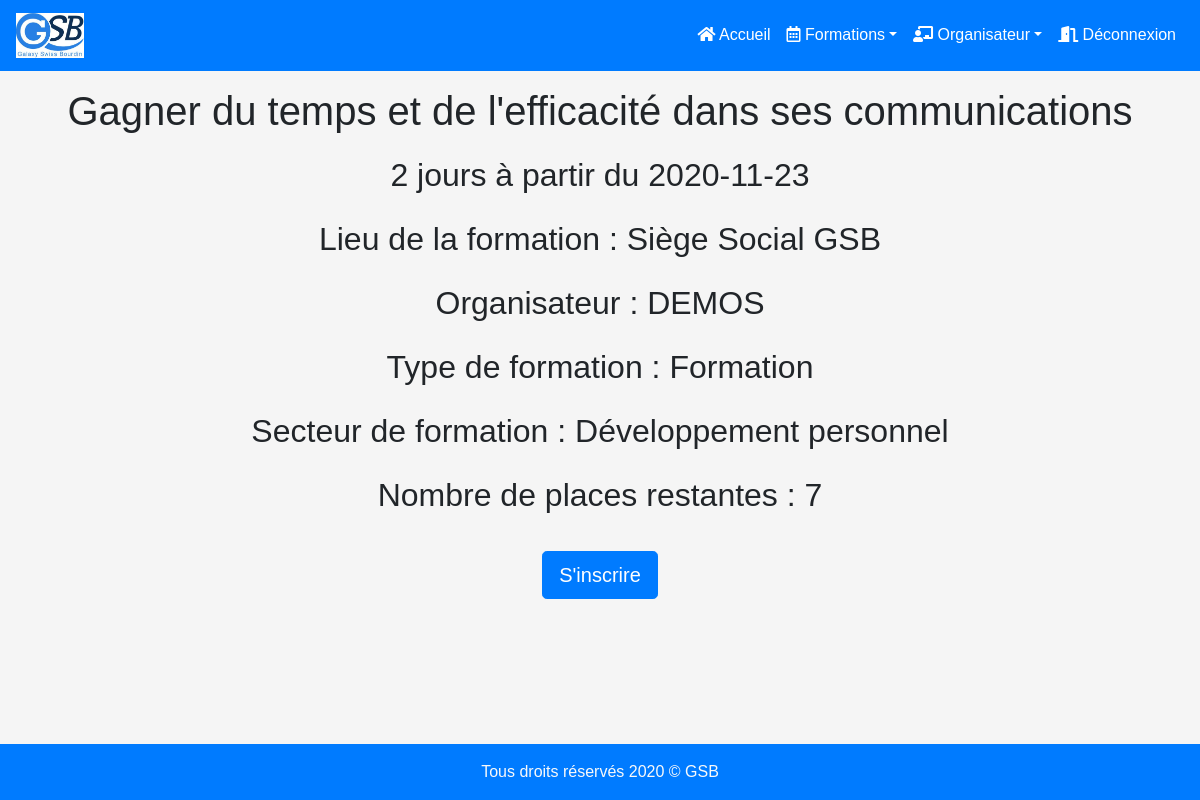
Screenshot of /inscriptions/inscription-saisir.php?id=4 (signed in) with the database file from the repository.
### tables this page shows
CREATE TABLE `formation` (
  `id` int(11) NOT NULL,
  `intitule` varchar(200) NOT NULL,
  `date_debut` date NOT NULL,
  `duree` smallint(6) NOT NULL,
  `lieu` varchar(300) DEFAULT NULL,
  `nombre_places` int(11) NOT NULL,
  `id_organisateur` int(11) NOT NULL,
  `id_type_formation` int(11) NOT NULL,
  `id_secteur_formation` int(11) NOT NULL
);

CREATE TABLE `organisateur` (
  `id` int(11) NOT NULL,
  `nom` varchar(200) NOT NULL,
  `adresse` varchar(200) NOT NULL,
  `cp` int(11) NOT NULL,
  `ville` varchar(200) NOT NULL,
  `url_organisateur` varchar(200) DEFAULT NULL,
  `id_categorie` int(11) NOT NULL
);

CREATE TABLE `typeformation` (
  `id` int(11) NOT NULL,
  `libelle` varchar(200) NOT NULL
);

CREATE TABLE `secteurformation` (
  `id` int(50) NOT NULL,
  `libelle` varchar(200) NOT NULL
);

### bdd/getUneFormation.php (called while the page is built, shortened)
<?php
function getUneFormation($id)
{
    $pdo = connectBDD();
    $laFormation = false;
    $sql = "select formation.*, organisateur.nom  as nomOrganisateur, typeformation.libelle as libelleTypeFormation, secteurformation.libelle as secteurFormation
    FROM formation
    JOIN organisateur on organisateur.id = formation.id_organisateur
    JOIN typeformation on typeformation.id = formation.id_type_formation
    JOIN secteurformation on secteurformation.id = formation.id_secteur_formation
    where formation.id =:id";
    try {
        $stmt = $pdo->prepare($sql);
        $stmt->bindParam(':id', $id);
        $stmt->execute();
        $laFormation = $stmt->fetch();
    } catch (PDOException $e) {
        header('Content-Type: text/html; charset=latin-1');
        die("Erreur getUneFormation : " . $e->getMessage() .
            " - Ligne " . $e->getLine());
    }
    return $laFormation;
}

### bdd/getPlaceOccupe.php (called while the page is built, shortened)
<?php
function getPlaceOccupe($id)
{
    $pdo = connectBDD();
    $leNBPlaceOccupe = false;
    $sql='select COUNT(id_formation) as "nbOccupe"
        from inscription
        where  statut = "acceptée" and inscription.id_formation =:id';
    try {
        $stmt = $pdo->prepare($sql);
        $stmt->bindParam(':id', $id);
        $stmt->execute();
        $leNBPlaceOccupe = $stmt->fetch();
    } catch (PDOException $e) {
        header('Content-Type: text/html; charset=latin-1');
        die ("Erreur getPlaceOccupe : " . $e->getMessage(). " - Ligne " . $e->getLine());
    }
    return $leNBPlaceOccupe;
}

### bdd/getNBFoisInscrits.php (called while the page is built, shortened)
<?php
function getNBFoisInscrits($id, $matricule)
{
    $pdo = connectBDD();
    $leNbFoisParticipation = false;
    $sql = 'select COUNT(id_formation) as "nbFoisParticipation"
        from inscription
        where  inscription.matricule_visiteur =:matricule and inscription.id_formation =:id';
    try {
        $stmt = $pdo->prepare($sql);
        $stmt->bindParam(':id', $id);
        $stmt->bindParam(':matricule', $matricule);
        $stmt->execute();
        $leNbFoisParticipation = $stmt->fetch();
    } catch (PDOException $e) {
        header('Content-Type: text/html; charset=latin-1');
        die("Erreur getNBFoisInscrits : " . $e->getMessage() . " - Ligne " . $e->getLine());
    }
    return $leNbFoisParticipation;
}

### inscriptions/inscription-saisir.php (the view, shortened to what this page needs)
<?php
include_once("../bdd/getUneFormation.php");
include_once("../bdd/getPlaceOccupe.php");
include_once("../bdd/getNBFoisInscrits.php");
$id = filter_input(INPUT_GET, 'id', FILTER_VALIDATE_INT);
if (count($_POST) == 0) {
    $LaFormationCible = getUneFormation($id);
}
$intitule = $LaFormationCible->intitule;
$duree = $LaFormationCible->duree;
$dateDebut = $LaFormationCible->date_debut;
$lieu = $LaFormationCible->lieu;
$places = $LaFormationCible->nombre_places;
$organisateur = $LaFormationCible->nomOrganisateur;
$libelleFormation = $LaFormationCible->libelleTypeFormation;
$secteur = $LaFormationCible->secteurFormation;
$nb = getPlaceOccupe($id);
$nbOccupe = $nb->nbOccupe;
$placeRestants = $places - $nbOccupe;
$pdo = connectBDD();
$leLogin = $_SESSION['login'];
$sql = "select matricule
from utilisateur
where login ='$leLogin'";
$stmt = $pdo->query($sql);
$utilisateur = $stmt->fetch();
$idVisiteur = $utilisateur->matricule;
$estInscript = getNBFoisInscrits($id, $idVisiteur);
$nbDeFoisInscrits = $estInscript->nbFoisParticipation;
?>
<!DOCTYPE html>
<html lang="en">
<head>
    <link rel="stylesheet" href="../vendor/bootstrap/css/bootstrap.min.css">
    <link rel="stylesheet" href="../vendor/fontawesome-5.10.2-free/css/all.min.css">
    <link rel="stylesheet" href="../css/styles.css">
</head>
<header id="header-small">
    <?php include_once("../includes/inc-header.php"); ?>
</header>
<body>
    <h1 class="text-center mt-3"><?php print $intitule ?></h1>
    <p id="infosFomrations" class="text-center mt-3"><?php print $duree ?> jours à partir du <?php print $dateDebut ?></p>
    <p id="infosFomrations" class="text-center mt-3">Lieu de la formation : <?php print $lieu ?></p>
    <p id="infosFomrations" class="text-center mt-3">Organisateur : <?php print $organisateur ?></p>
    <p id="infosFomrations" class="text-center mt-3">Type de formation : <?php print $libelleFormation ?></p>
    <p id="infosFomrations" class="text-center mt-3">Secteur de formation : <?php print $secteur ?></p>
    <p id="infosFomrations" class="text-center mt-3">Nombre de places restantes : <?php print $placeRestants ?></p>
    <form id="boutonFormation" class="text-center" action="../includes/inc-valid-inscription-saisir.php" method="post">
        <?php
        if ($nbDeFoisInscrits > 0) {
            echo '        <p id="infosFomrations"class="text-danger text-center mt-3">Vous êtes déjà inscrit à cette formation</p>';
        } else {
            if ($placeRestants > 0) {
                echo "        <button type='submit' class='btn btn-primary btn-lg mt-3'>S'inscrire</button>";
            } else {
                echo '        <p id="infosFomrations"class="text-danger text-center mt-3">Plus de places disponibles</p>';
            }
        }
        ?>
    </form>
</body>
</html>

### css/styles.css (style rules this page uses)
body { font-family: arial !important; background-color: whitesmoke; }
#infosFomrations { font-size:2em; }

### rows the page displays
formation: intitule "Gagner du temps et de l'efficacité dans ses communications", duree "2", date_debut "2020-11-23", lieu "Siège Social GSB", id_organisateur.nom "DEMOS", id_type_formation.libelle "Formation", id_secteur_formation.libelle "Développement personnel"

### other values shown
$placeRestants "7"
